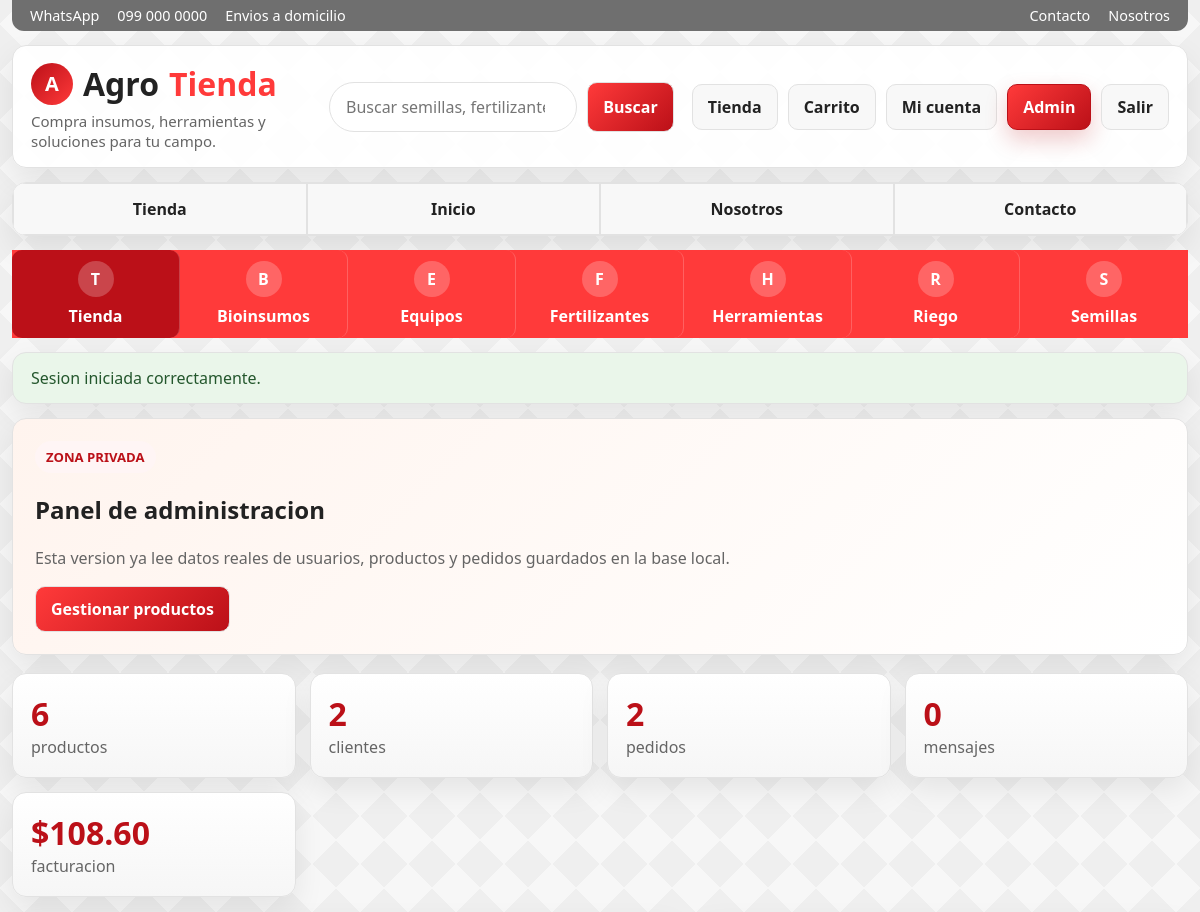
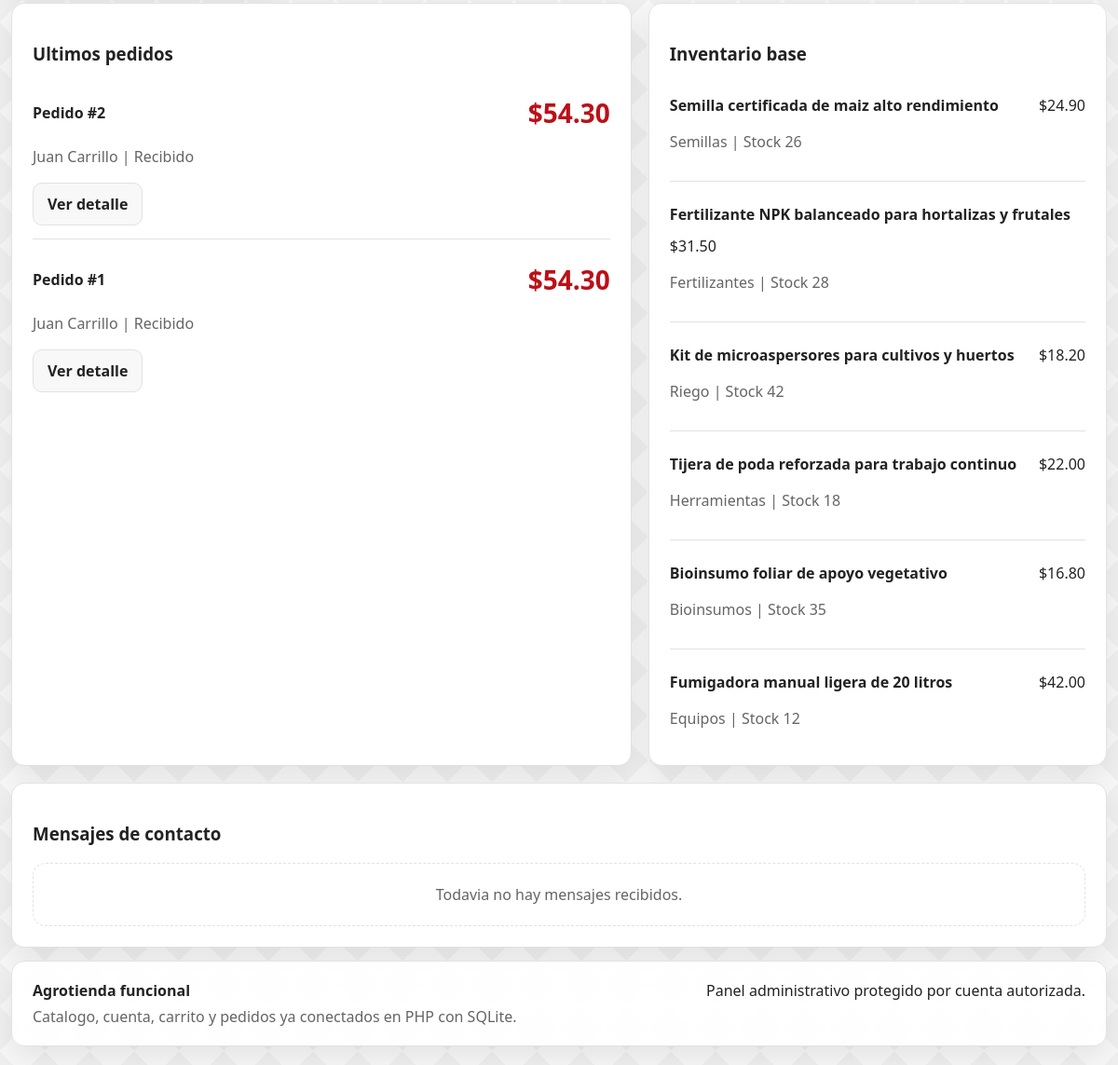
The page /admin.php (signed in) on the database as committed earlier (2 pictures, top to bottom).
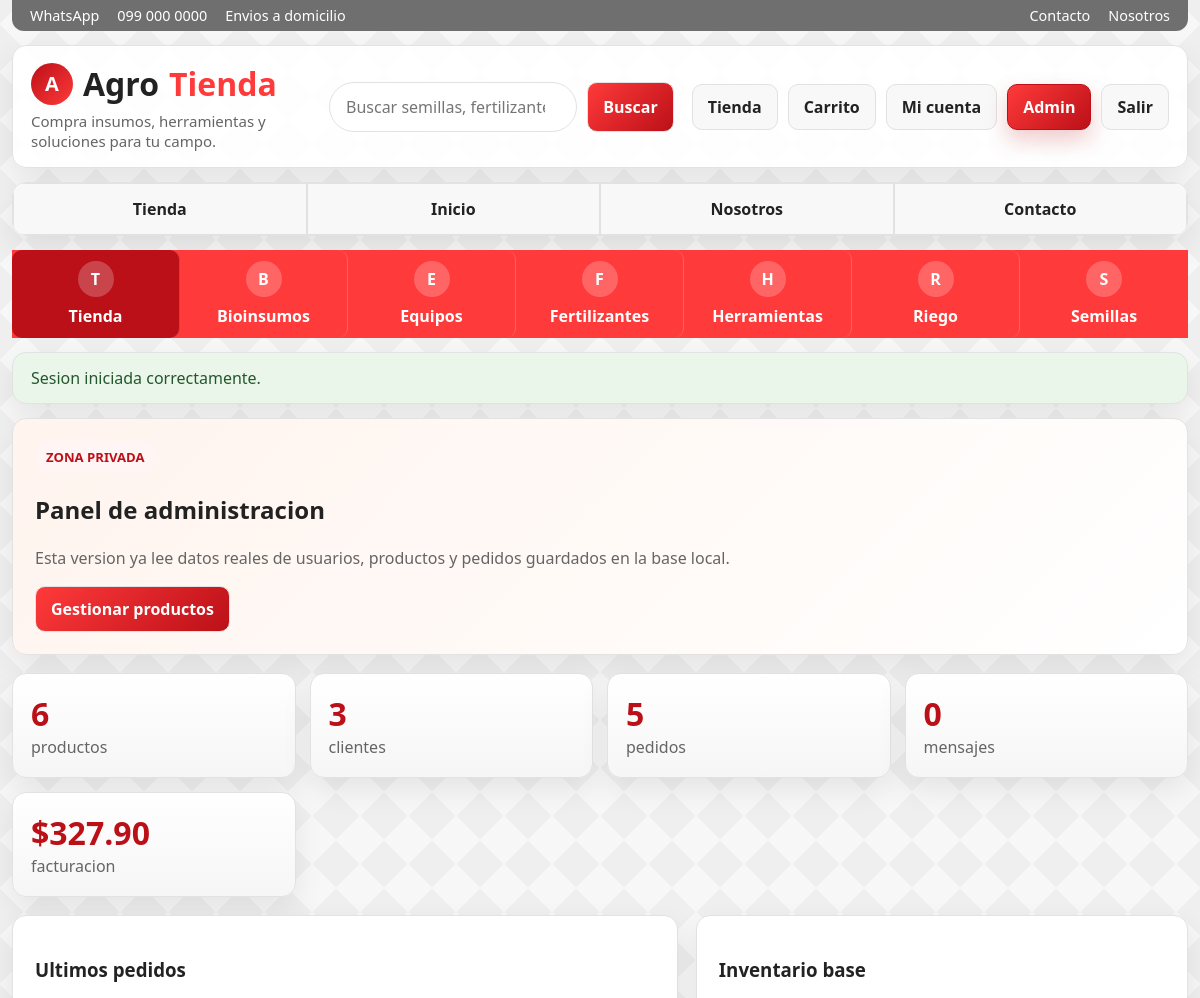
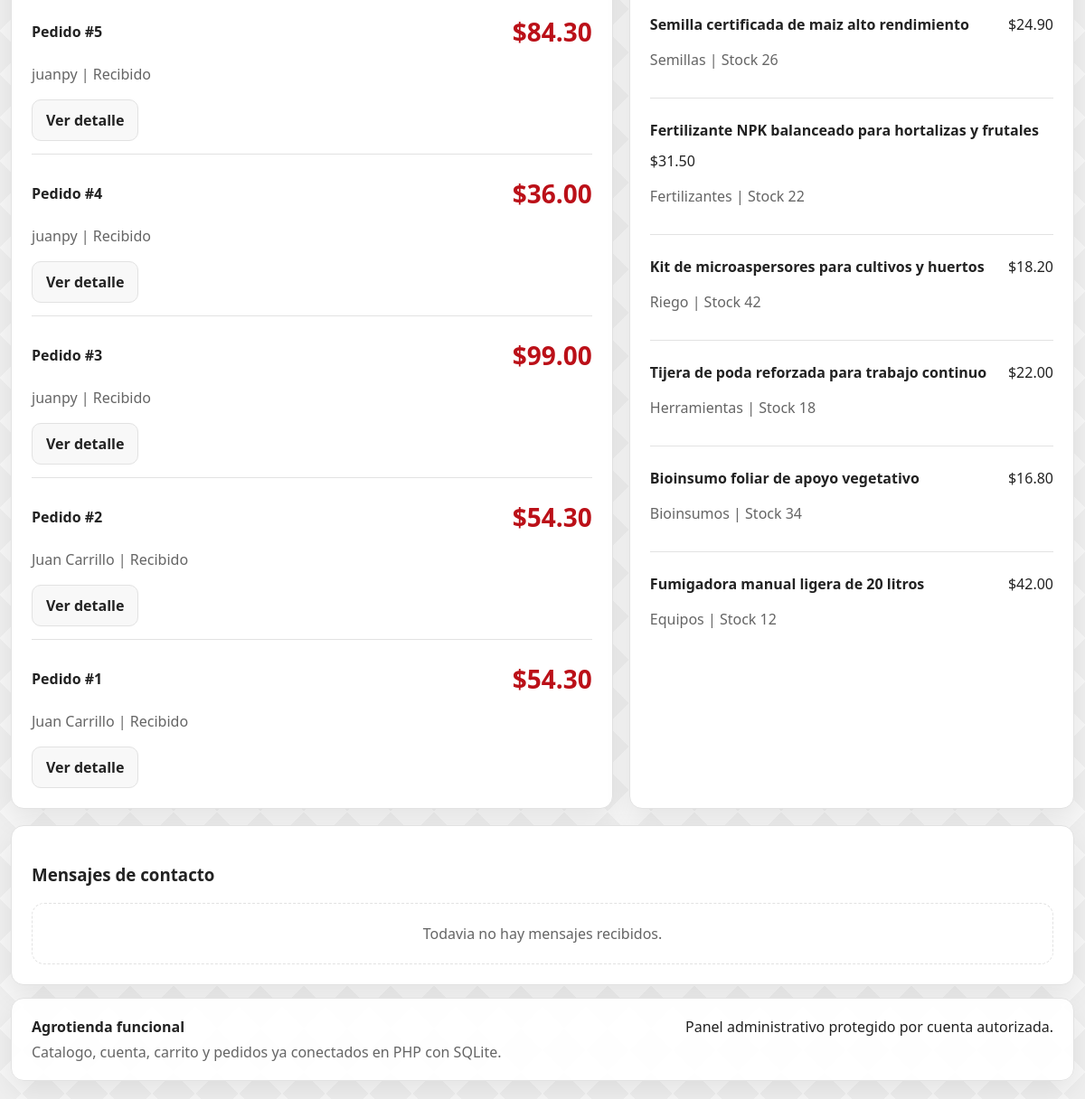
The same page on the database as committed later (2 pictures, top to bottom).
### tables this page shows
CREATE TABLE orders (
            id INTEGER PRIMARY KEY AUTOINCREMENT,
            user_id INTEGER NOT NULL,
            customer_name TEXT NOT NULL,
            customer_email TEXT NOT NULL,
            customer_phone TEXT NOT NULL,
            shipping_address TEXT NOT NULL,
            notes TEXT DEFAULT "",
            subtotal REAL NOT NULL,
            shipping REAL NOT NULL,
            total REAL NOT NULL,
            status TEXT NOT NULL DEFAULT "Pendiente",
            created_at TEXT NOT NULL, payment_method TEXT NOT NULL DEFAULT "Efectivo",
            FOREIGN KEY(user_id) REFERENCES users(id)
        );

CREATE TABLE products (
            id INTEGER PRIMARY KEY AUTOINCREMENT,
            name TEXT NOT NULL,
            category TEXT NOT NULL,
            brand TEXT NOT NULL,
            price REAL NOT NULL,
            stock INTEGER NOT NULL DEFAULT 0,
            emoji TEXT NOT NULL DEFAULT "🌱",
            short_description TEXT NOT NULL,
            description TEXT NOT NULL
        , image_url TEXT NOT NULL DEFAULT "");

### app/bootstrap.php (called while the page is built, shortened)
<?php
function db(): PDO
{
    static $pdo = null;
    if ($pdo instanceof PDO) {
        return $pdo;
    }
    $needsSetup = !file_exists(DB_PATH);
    $pdo = new PDO('sqlite:' . DB_PATH);
    $pdo->setAttribute(PDO::ATTR_ERRMODE, PDO::ERRMODE_EXCEPTION);
    $pdo->setAttribute(PDO::ATTR_DEFAULT_FETCH_MODE, PDO::FETCH_ASSOC);
    $pdo->exec('PRAGMA foreign_keys = ON');
    if ($needsSetup) {
        initializeDatabase($pdo);
    } else {
        migrateDatabase($pdo);
    }
    return $pdo;
}
function migrateDatabase(PDO $pdo): void
{
    $columns = $pdo->query('PRAGMA table_info(products)')->fetchAll();
    $columnNames = array_column($columns, 'name');
    syncProductImages($pdo);
    migrateOrdersTable($pdo);
}
function migrateOrdersTable(PDO $pdo): void
{
    $columns = $pdo->query('PRAGMA table_info(orders)')->fetchAll();
    $columnNames = array_column($columns, 'name');
}
function syncProductImages(PDO $pdo): void
{
    $stmt = $pdo->prepare('UPDATE products SET image_url = :image_url WHERE name = :name');
    foreach (productSeedData() as $product) {
        $stmt->execute([
            'name' => $product['name'],
            'image_url' => $product['image_url'],
        ]);
    }
}
function currentUser(): ?array
{
    static $cached = null;
    if ($cached !== null) {
        return $cached;
    }
    $stmt = db()->prepare('SELECT * FROM users WHERE id = :id LIMIT 1');
    $stmt->execute(['id' => $_SESSION['user_id']]);
    $cached = $stmt->fetch() ?: null;
    return $cached;
}
function requireLogin(): array
{
    $user = currentUser();
    return $user;
}
function requireAdmin(): array
{
    $user = requireLogin();
    return $user;
}
function pullFlash(): ?array
{
    $flash = $_SESSION['flash'];
    return $flash;
}
function money(float $value): string
{
    return '$' . number_format($value, 2);
}
function e(string $value): string
{
    return htmlspecialchars($value, ENT_QUOTES, 'UTF-8');
}
function allProducts(?string $search = null, ?string $category = null): array
{
    $sql = 'SELECT * FROM products WHERE 1=1';
    $params = [];
    $sql .= ' ORDER BY id ASC';
    $stmt = db()->prepare($sql);
    $stmt->execute($params);
    return $stmt->fetchAll();
}
function categories(): array
{
    $stmt = db()->query('SELECT DISTINCT category FROM products ORDER BY category ASC');
    return array_column($stmt->fetchAll(), 'category');
}
function recentContactMessages(int $limit = 8): array
{
    $limit = max(1, min(50, $limit));
    $stmt = db()->prepare('SELECT * FROM contact_messages ORDER BY id DESC LIMIT :limit');
    $stmt->bindValue(':limit', $limit, PDO::PARAM_INT);
    $stmt->execute();
    return $stmt->fetchAll();
}
function dashboardStats(): array
{
    $pdo = db();
    return [
        'products' => (int) $pdo->query('SELECT COUNT(*) FROM products')->fetchColumn(),
        'customers' => (int) $pdo->query("SELECT COUNT(*) FROM users WHERE role = 'customer'")->fetchColumn(),
        'orders' => (int) $pdo->query('SELECT COUNT(*) FROM orders')->fetchColumn(),
        'messages' => (int) $pdo->query('SELECT COUNT(*) FROM contact_messages')->fetchColumn(),
        'revenue' => (float) $pdo->query('SELECT COALESCE(SUM(total), 0) FROM orders')->fetchColumn(),
    ];
}

### admin.php (the view, shortened to what this page needs)
<?php
require_once __DIR__ . '/app/layout.php';
$user = requireAdmin();
$stats = dashboardStats();
$recentOrders = db()->query('SELECT * FROM orders ORDER BY id DESC LIMIT 8')->fetchAll();
$recentMessages = recentContactMessages(6);
$products = allProducts();
renderHeader('Admin');
?>
<section class="card hero">
  <span class="eyebrow">Zona privada</span>
  <h2>Panel de administracion</h2>
  <p class="muted">Esta version ya lee datos reales de usuarios, productos y pedidos guardados en la base local.</p>
  <div class="actions">
    <a class="btn primary" href="admin_products.php">Gestionar productos</a>
  </div>
</section>
<section class="stats">
  <article class="stat"><strong><?= $stats['products'] ?></strong><span class="muted">productos</span></article>
  <article class="stat"><strong><?= $stats['customers'] ?></strong><span class="muted">clientes</span></article>
  <article class="stat"><strong><?= $stats['orders'] ?></strong><span class="muted">pedidos</span></article>
  <article class="stat"><strong><?= $stats['messages'] ?></strong><span class="muted">mensajes</span></article>
  <article class="stat"><strong><?= money($stats['revenue']) ?></strong><span class="muted">facturacion</span></article>
</section>
<section class="split">
  <article class="card">
    <h3>Ultimos pedidos</h3>
    <?php if (!$recentOrders): ?>
      <div class="empty">Todavia no hay pedidos registrados.</div>
    <?php else: ?>
      <div class="list">
        <?php foreach ($recentOrders as $order): ?>
          <div class="list-item">
            <div class="line">
              <strong>Pedido #<?= (int) $order['id'] ?></strong>
              <span class="price"><?= money((float) $order['total']) ?></span>
            </div>
            <p class="muted"><?= e($order['customer_name']) ?> | <?= e($order['status']) ?></p>
            <a class="btn" href="order.php?id=<?= (int) $order['id'] ?>">Ver detalle</a>
          </div>
        <?php endforeach; ?>
      </div>
    <?php endif; ?>
  </article>
  <article class="card">
    <h3>Inventario base</h3>
    <div class="list">
      <?php foreach ($products as $product): ?>
        <div class="list-item">
          <div class="line">
            <strong><?= e($product['name']) ?></strong>
            <span><?= money((float) $product['price']) ?></span>
          </div>
          <p class="muted"><?= e($product['category']) ?> | Stock <?= (int) $product['stock'] ?></p>
        </div>
      <?php endforeach; ?>
    </div>
  </article>
</section>
<section class="card">
  <h3>Mensajes de contacto</h3>
  <?php if (!$recentMessages): ?>
    <div class="empty">Todavia no hay mensajes recibidos.</div>
  <?php endif; ?>
</section>
<?php renderFooter(); ?>

### app/layout.php (shortened to what this page needs)
<?php
require_once __DIR__ . '/bootstrap.php';
function renderHeader(string $title, array $options = []): void
{
    $user = currentUser();
    $flash = pullFlash();
    $pageClass = $options['page_class'] ?? '';
    $searchValue = trim((string) ($options['search'] ?? ''));
    $activeCategory = trim((string) ($options['active_category'] ?? ''));
    $categoryLinks = categories();
    $currentPage = basename((string) parse_url($_SERVER['SCRIPT_NAME'] ?? '', PHP_URL_PATH));
    $isCurrent = static fn (string $page): string => $currentPage === $page ? ' is-active' : '';
    $isCurrentGroup = static fn (array $pages): string => in_array($currentPage, $pages, true) ? 'is-active' : '';
    ?>
<!DOCTYPE html>
<html lang="es">
<head>
  <link rel="stylesheet" href="assets/app.css">
</head>
<body class="<?= e($pageClass) ?>">
  <div class="shell">
    <div class="utilitybar">
      <div class="utilitybar-group">
        <span>WhatsApp</span>
        <span>099 000 0000</span>
        <span>Envios a domicilio</span>
      </div>
      <div class="utilitybar-group">
        <a href="contacto.php">Contacto</a>
        <a href="nosotros.php">Nosotros</a>
      </div>
    </div>
    <header class="topbar">
      <div class="brand-wrap">
        <a class="brand" href="index.php"><span class="brand-mark">A</span>Agro<span>Tienda</span></a>
        <p class="brand-subtitle">Compra insumos, herramientas y soluciones para tu campo.</p>
      </div>
      <form class="searchbar" method="get" action="store.php">
        <input type="search" name="q" value="<?= e($searchValue) ?>" placeholder="Buscar semillas, fertilizantes, herramientas...">
        <button class="btn primary" type="submit">Buscar</button>
      </form>
      <nav class="nav nav-account">
        <a class="<?= $isCurrentGroup(['store.php', 'product.php']) ?>" href="store.php">Tienda</a>
        <a class="<?= trim($isCurrent('cart.php')) ?>" href="cart.php">Carrito</a>
        <?php if ($user): ?>
          <a class="<?= $isCurrentGroup(['account.php', 'order.php']) ?>" href="account.php">Mi cuenta</a>
          <?php if ($user['role'] === 'admin'): ?>
            <a class="<?= $isCurrentGroup(['admin.php', 'admin_products.php']) ?>" href="admin.php">Admin</a>
          <?php endif; ?>
          <a href="logout.php">Salir</a>
        <?php else: ?>
          <a class="<?= trim($isCurrent('login.php')) ?>" href="login.php">Ingresar</a>
          <a class="<?= trim($isCurrent('register.php')) ?>" href="register.php">Crear cuenta</a>
        <?php endif; ?>
      </nav>
    </header>
    <nav class="section-nav">
      <a href="store.php" class="<?= $isCurrentGroup(['store.php', 'product.php']) ?>">Tienda</a>
      <a href="index.php" class="<?= $currentPage === 'index.php' ? 'is-active' : '' ?>">Inicio</a>
      <a href="nosotros.php" class="<?= $currentPage === 'nosotros.php' ? 'is-active' : '' ?>">Nosotros</a>
      <a href="contacto.php" class="<?= $currentPage === 'contacto.php' ? 'is-active' : '' ?>">Contacto</a>
    </nav>
    <?php if ($categoryLinks): ?>
      <nav class="category-strip">
        <a class="category-link <?= $activeCategory === '' ? 'is-active' : '' ?>" href="store.php">
          <span class="category-icon">T</span>
          <span>Tienda</span>
        </a>
        <?php foreach ($categoryLinks as $categoryLink): ?>
          <a class="category-link <?= $activeCategory === $categoryLink ? 'is-active' : '' ?>" href="store.php?category=<?= urlencode($categoryLink) ?>">
            <span class="category-icon"><?= e(strtoupper(substr($categoryLink, 0, 1))) ?></span>
            <span><?= e($categoryLink) ?></span>
          </a>
        <?php endforeach; ?>
      </nav>
    <?php endif; ?>
    <?php if ($flash): ?>
      <div class="flash flash-<?= e($flash['type']) ?>"><?= e($flash['message']) ?></div>
    <?php endif; ?>
    <main class="page">
<?php
}
function renderFooter(): void
{
    ?>
    </main>
    <footer class="footer">
      <div>
        <strong>Agrotienda funcional</strong>
        <p>Catalogo, cuenta, carrito y pedidos ya conectados en PHP con SQLite.</p>
      </div>
      <div class="footer-note">
        Panel administrativo protegido por cuenta autorizada.
      </div>
    </footer>
  </div>
</body>
</html>
<?php
}

Rows that differ between the two databases and show on the page:
added orders: id "5", total "$84.30", customer_name "juanpy", status "Recibido"
added orders: id "4", total "$36.00", customer_name "juanpy", status "Recibido"
added orders: id "3", total "$99.00", customer_name "juanpy", status "Recibido"
changed products "Fertilizante NPK balanceado para hortalizas y frutales": stock "28" → "22"
changed products "Bioinsumo foliar de apoyo vegetativo": stock "35" → "34"
Other text that changed with them:
$stats['customers']: "2" → "3"
$stats['orders']: "2" → "5"
money($stats['revenue']): "$108.60" → "$327.90"
